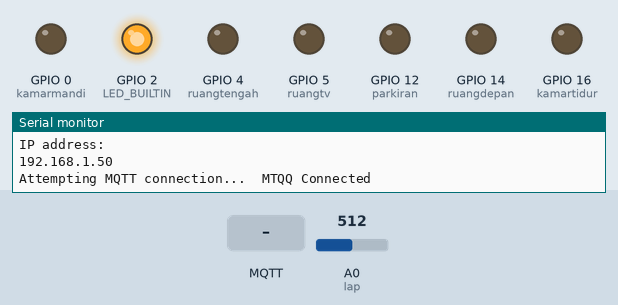
The sketch below on a simulated ESP8266 (NodeMCU). Shown: output pins drawn as LEDs (lit = HIGH, except the on-board LED, lit = LOW), the last lines printed to the serial monitor. Dashed ring = blinking. The inputs (shaded band) are chosen by the test bench; at power-on: A0 (lap) = 512. WiFi joins after 1.5 s; servers stay silent unless stated; no MQTT or app messages arrive unless stated.

Above: at 4.8 s.
4.9 s: A0 (lap) set to 8
6.4 s: A0 (lap) set to 5
At 6.55 s:
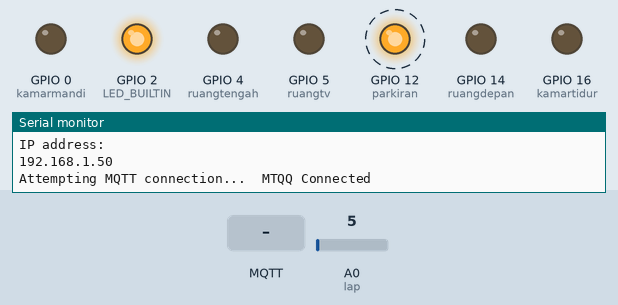
9.4 s: MQTT message "1" arrives on the first subscribed topic
At 9.65 s:
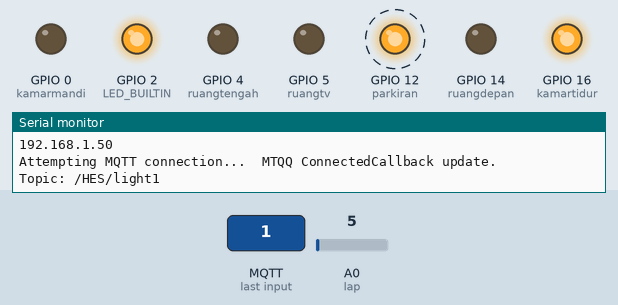
12.4 s: MQTT message "3" arrives on the second subscribed topic
At 12.76 s:
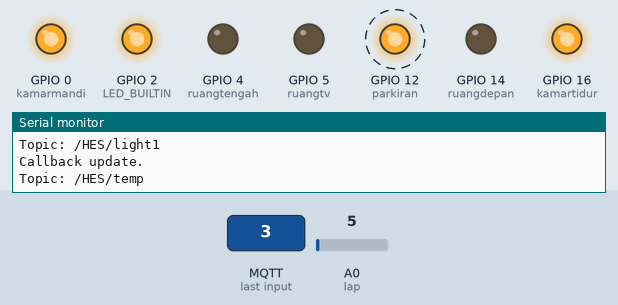
15.4 s: MQTT message "2" arrives on the third subscribed topic
At 15.86 s:
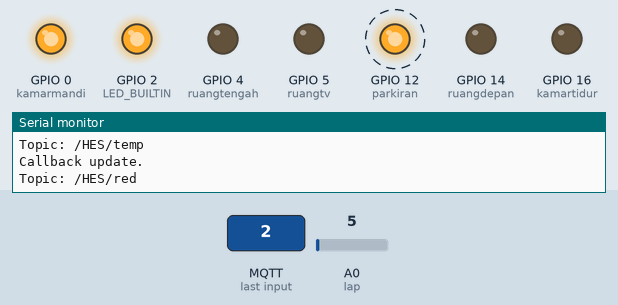
18.4 s: MQTT message "5" arrives on the first subscribed topic
At 18.65 s:
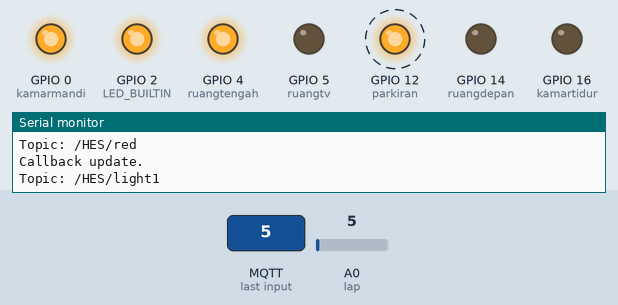
Timing chart, 0 to 22.4 s (numbered marks = the images above; inputs shaded):
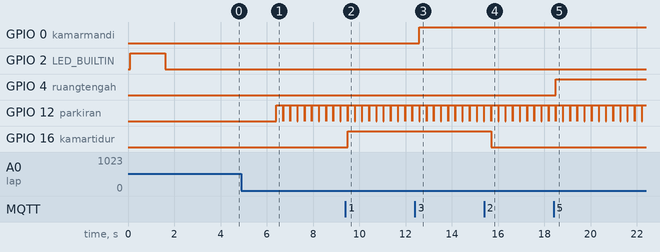

Measured:
- the behaviour switches between 7 and 6 on A0 (lap) (found by bisection; images 0 and 1)
- after the input at 4.9 s, every drawn part: stays the same
- after the input at 6.4 s, GPIO 12 (parkiran): alternates HIGH for 0.30 s and LOW for 0.01 s, starting at once
- after the input at 9.4 s, GPIO 16 (kamartidur): LOW → HIGH after 0.10 s
- after the input at 12.4 s, GPIO 0 (kamarmandi): LOW → HIGH after 0.20 s
- after the input at 15.4 s, GPIO 16 (kamartidur): HIGH → LOW after 0.30 s
- after the input at 18.4 s, GPIO 4 (ruangtengah): LOW → HIGH after 0.10 s

The sketch:

MQTT_Node.ino
```cpp
/*
 * Program Ini didedikasikan Untuk Pembelajaran
 *
 * Didesain Oleh
 *
 * Rizka Reza Pahlevi
 */

#include "PubSubClient.h"
#include <ESP8266WiFi.h>

#define MQTT_SERVER "IP MQTT"
const char* ssid = "SSID NAME";
const char* password = "SSID PASSWORD";

char* lightTopic = "/HES/light1";
char* tempTopic = "/HES/temp";
char* redTopic = "/HES/red";
char* grenTopic ="/HES/green";
char* yelTopic = "/HES/yel";

int const kamartidur = 16;
int const kamarmandi = 0;
int const ruangtengah = 4;
int const ruangtv = 5;
int const ruangdepan = 14;
int const parkiran = 12;
int const lap = A0;

void lamp();
void callback(char* topic, byte* payload, unsigned int length);

WiFiClient wifiClient;
PubSubClient client(MQTT_SERVER, 1883, callback, wifiClient);

void setup() {
  pinMode(kamarmandi,OUTPUT);
  pinMode(kamartidur,OUTPUT);
  pinMode(ruangtengah,OUTPUT);
  pinMode(ruangtv,OUTPUT);
  pinMode(ruangdepan,OUTPUT);
  pinMode(parkiran,OUTPUT);
  pinMode(LED_BUILTIN, OUTPUT);
  digitalWrite(kamarmandi,LOW);
  digitalWrite(kamartidur,LOW);
  digitalWrite(ruangtengah,LOW);
  digitalWrite(ruangtv,LOW);
  digitalWrite(ruangdepan,LOW);
  digitalWrite(parkiran,LOW);
  digitalWrite(LED_BUILTIN, LOW);
  Serial.begin(115200);
  delay(100);
  WiFi.begin(ssid, password);
  reconnect();
  delay(2000);
}

void loop(){
  lamp();
  if (!client.connected() && WiFi.status() == 3) {
    reconnect();
    }
  client.loop();
  delay(10);
}

void lamp(){
  if(analogRead(lap)<7)
  {
    digitalWrite(parkiran,HIGH);
    delay(300);
    digitalWrite(parkiran,LOW);
  }
}

void callback(char* topic, byte* payload, unsigned int length) {
  String topicStr = topic;
  Serial.println("Callback update.");
  Serial.print("Topic: ");
  Serial.println(topicStr);
  if (payload[0]=='1'){
    digitalWrite(kamartidur, HIGH);
    client.publish("/HES/confirm", "Kamar Tidur On");
  }
  if (payload[0]=='2'){
    digitalWrite(kamartidur, LOW);
    client.publish("/HES/confirm", "Kamar Tidur Off");
  }
  if (payload[0]=='3'){
    digitalWrite(kamarmandi, HIGH);
    client.publish("/HES/confirm", "Kamar Mandi On");
  }
  if (payload[0]=='4'){
    digitalWrite(kamarmandi, LOW);
    client.publish("/HES/confirm", "Kamar Mandi Off");
  }
  if (payload[0]=='5'){
    digitalWrite(ruangtengah, HIGH);
    client.publish("/HES/confirm", "Ruang Tengah On");
  }
  if (payload[0]=='6'){
    digitalWrite(ruangtengah, LOW);
    client.publish("/HES/confirm", "Ruang Tengah Off");
  }
  if (payload[0]=='7'){
    digitalWrite(ruangtv, HIGH);
    client.publish("/HES/confirm", "Ruang Tengah On");
  }
  if (payload[0]=='8'){
    digitalWrite(ruangtv, LOW);
    client.publish("/HES/confirm", "Ruang Tengah Off");
  }
  if (payload[0]=='9'){
    digitalWrite(ruangdepan, HIGH);
    client.publish("/HES/confirm", "Ruang Depan On");
  }
  if (payload[0]=='A'){
    digitalWrite(ruangdepan, LOW);
    client.publish("/HES/confirm", "Ruang Depan Off");
  }
  if (payload[0]=='B'){
    digitalWrite(parkiran, HIGH);
    client.publish("/HES/confirm", "Parkiran On");
  }
  if (payload[0]=='C'){
    digitalWrite(parkiran, LOW);
    client.publish("/HES/confirm", "Parkiran Off");
  }
  if(payload[0] == 'D'){
    digitalWrite(LED_BUILTIN, HIGH);
    client.publish("/HES/confirm", "Light On");

  }
  if (payload[0] == 'E'){
    digitalWrite(LED_BUILTIN, LOW);
    client.publish("/HES/confirm", "Light Off");
  }
}

void reconnect() {
  if(WiFi.status() != WL_CONNECTED){
    Serial.print("Connecting to ");
    Serial.println(ssid);
    while (WiFi.status() != WL_CONNECTED) {
      digitalWrite(LED_BUILTIN,HIGH);
      delay(500);
      digitalWrite(LED_BUILTIN,LOW);
      }
    Serial.println("");
    Serial.println("WiFi connected");
    Serial.println("IP address: ");
    Serial.println(WiFi.localIP());
  }
  if(WiFi.status() == WL_CONNECTED){
    while (!client.connected()) {
      Serial.print("Attempting MQTT connection...");
      String clientName;
      clientName += "esp8266-";
      uint8_t mac[6];
      WiFi.macAddress(mac);
      clientName += macToStr(mac);
      if (client.connect((char*) clientName.c_str())) {
        Serial.print("\tMTQQ Connected");
        client.subscribe(lightTopic);
        client.subscribe(tempTopic);
        client.subscribe(redTopic);
        client.subscribe(grenTopic);
        client.subscribe(yelTopic);
      }
      else{Serial.println("\tFailed."); abort();}
    }
  }
}

String macToStr(const uint8_t* mac){

  String result;

  for (int i = 0; i < 6; ++i) {
    result += String(mac[i], 16);

    if (i < 5){
      result += ':';
    }
  }

  return result;
}
```
